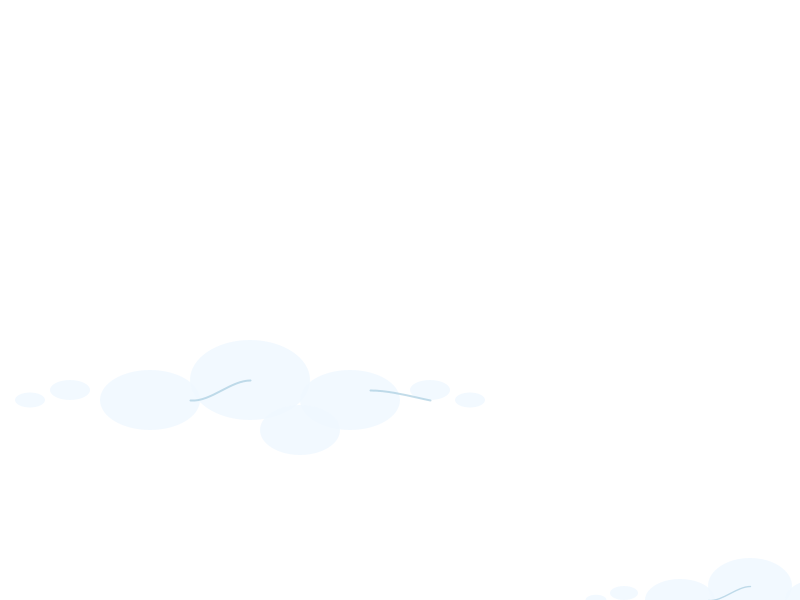
Frame 1 (no input)
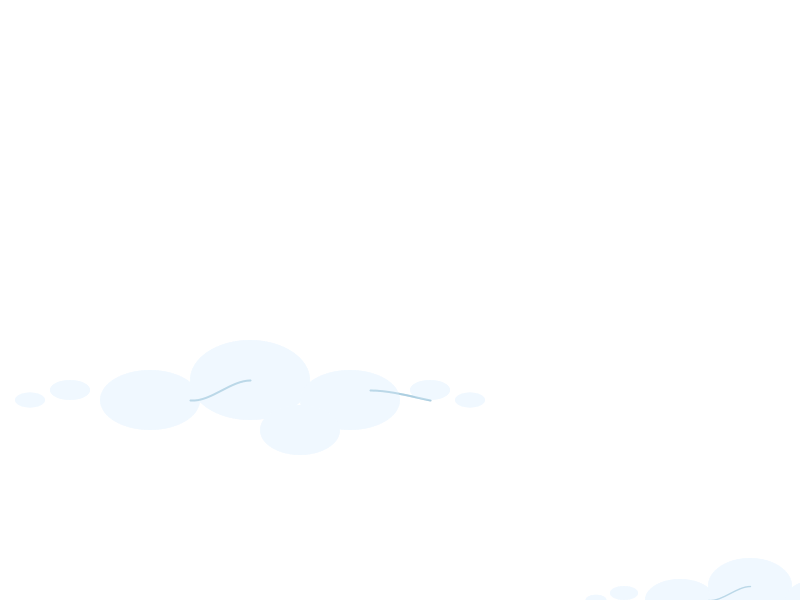
Frame 2 (the mouse pressed at the canvas centre, redrawn once)

The Processing sketch that drew these frames (run headless with seeded random() and noise(); the mouse was pressed at the canvas centre and the sketch redrawn once):

// Processing sketch: sketchB
// ── sketchB.pde
float cloudScale = 1.0;  
float baseAlpha = 220;     
color fillCol = color(240, 248, 255);  
color strokeCol = color(70, 90, 110); 
color innerCol = color(160, 200, 220); 
float strokeW = 1.5;     

void setup() {
  size(800, 600);
  background(255);
  noLoop();
}

void draw() {
  drawCloud(250, 400, cloudScale);
  drawCloud(500, 200, cloudScale * 0.7);
}


void drawCloud(float cx, float cy, float s) {
  pushMatrix();
  translate(cx, cy);
  scale(s);
  
  noStroke();
  fill(fillCol, baseAlpha);
  

  ellipse(-100, 0, 100, 60);   
  ellipse(0, -20, 120, 80);    
  ellipse(100, 0, 100, 60);    
  ellipse(50, 30, 80, 50);     
  

  ellipse(-180, -10, 40, 20);
  ellipse(-220, 0, 30, 15);
  ellipse(180, -10, 40, 20);
  ellipse(220, 0, 30, 15);
  

  stroke(innerCol, baseAlpha - 60);
  strokeWeight(2);
  noFill();
  curve(-120, -30, -60, 0, 0, -20, 60, 0);
  curve(60, 0, 120, -10, 180, 0, 220, 10);
  

  //drawSwirl(-40, 20, 1);
  //drawSwirl(60, 10, 0.8);
}
